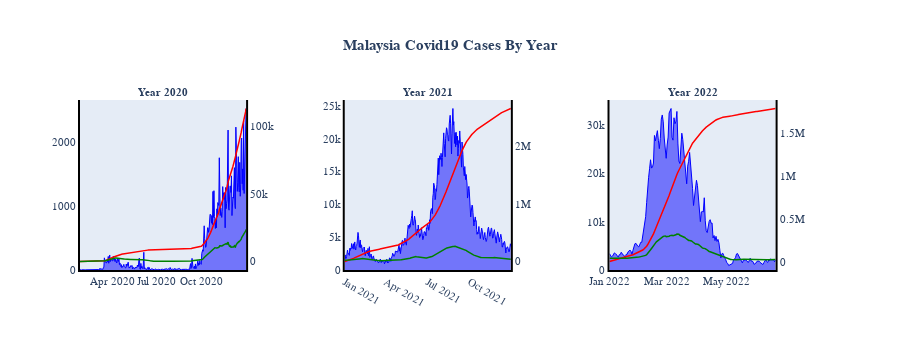

The notebook cell this image was saved under:
### Code cell
fig = make_subplots(rows=1, cols=3, specs=[[{'secondary_y': True}, {'secondary_y': True},
                                            {'secondary_y': True}]],
                    
subplot_titles=('<b>Year 2020</b>',
                '<b>Year 2021</b>',
                '<b>Year 2022</b>'))

fig.add_trace(go.Scatter(x = df_2020['date'], y = df_2020['cases_new'], 
                         fill='tozeroy',mode='lines', name = 'Daily Cases',
                         line = dict(color='blue', width=1)), secondary_y=False, row=1, col=1)
fig.add_trace(go.Scatter(x = df_2020['date'], y = df_2020['cum_2020'], name = 'Cumulative Cases',
               line = dict(color='red', width=1.5)), secondary_y=True, row=1, col=1)
fig.add_trace(go.Scatter(x = df_2020['date'], y = df_2020['cases_active'], name = 'Active Cases',
               line = dict(color='green', width=1.5)), secondary_y=True, row=1, col=1)

fig.add_trace(go.Scatter(x = df_2021['date'], y = df_2021['cases_new'], 
                         fill='tozeroy',mode='lines', name = 'Cases Daily',
                         line = dict(color='blue', width=1)), secondary_y=False, row=1, col=2)
fig.add_trace(go.Scatter(x = df_2021['date'], y = df_2021['cum_2021'], name = 'Cases',
               line = dict(color='red', width=1.5)), secondary_y=True, row=1, col=2)
fig.add_trace(go.Scatter(x = df_2021['date'], y = df_2021['cases_active'], name = 'Active Cases',
               line = dict(color='green', width=1.5)), secondary_y=True, row=1, col=2)

fig.add_trace(go.Scatter(x = df_2022['date'], y = df_2022['cases_new'], 
                         fill='tozeroy',mode='lines', name = 'Daily Cases',
                         line = dict(color='blue', width=1)), secondary_y=False, row=1, col=3)
fig.add_trace(go.Scatter(x = df_2022['date'], y = df_2022['cum_2022'], name = 'Cumulative Cases',
               line = dict(color='red', width=1.5)), secondary_y=True, row=1, col=3)
fig.add_trace(go.Scatter(x = df_2022['date'], y = df_2022['cases_active'], name = 'Active Cases',
               line = dict(color='green', width=1.5)), secondary_y=True, row=1, col=3)

fig.update_layout(title_text='<b>Malaysia Covid19 Cases By Year</b>',title_x=0.5,
                  showlegend=False,height=350)
fig.update_xaxes(title_text='')
#Update Fonts & Size
fig.update_annotations(font=dict(family="Helvetica", size=11))
fig.update_layout(font=dict(family="Helvetica", size=11))
#fig.update_layout(height=350,showlegend=False)
fig.update_xaxes(showgrid=False, zeroline=False, showline=True, linewidth=2, linecolor='black')
fig.update_yaxes(showgrid=False, zeroline=False, showline=True, linewidth=2, linecolor='black')

#Plotting the graph
fig.show()

### Figure 1 — Plotly figure (JSON) as saved in the notebook; plotly's stock layout.template omitted (floating-point values rounded to 4 significant figures; data arrays with more than 128 entries replaced by an {"elided": "..."} marker saying what was removed)
{"data": [{"fill": "tozeroy", "line": {"color": "blue", "width": 1}, "mode": "lines", "name": "Daily Cases", "type": "scatter", "x": {"elided": "342 str values"}, "xaxis": "x", "y": {"elided": "342 int values"}, "yaxis": "y"}, {"line": {"color": "red", "width": 1.5}, "name": "Cumulative Cases", "type": "scatter", "x": {"elided": "342 str values"}, "xaxis": "x", "y": {"elided": "342 int values"}, "yaxis": "y2"}, {"line": {"color": "green", "width": 1.5}, "name": "Active Cases", "type": "scatter", "x": {"elided": "342 str values"}, "xaxis": "x", "y": {"elided": "342 int values"}, "yaxis": "y2"}, {"fill": "tozeroy", "line": {"color": "blue", "width": 1}, "mode": "lines", "name": "Cases Daily", "type": "scatter", "x": {"elided": "365 str values"}, "xaxis": "x2", "y": {"elided": "365 int values"}, "yaxis": "y3"}, {"line": {"color": "red", "width": 1.5}, "name": "Cases", "type": "scatter", "x": {"elided": "365 str values"}, "xaxis": "x2", "y": {"elided": "365 int values"}, "yaxis": "y4"}, {"line": {"color": "green", "width": 1.5}, "name": "Active Cases", "type": "scatter", "x": {"elided": "365 str values"}, "xaxis": "x2", "y": {"elided": "365 int values"}, "yaxis": "y4"}, {"fill": "tozeroy", "line": {"color": "blue", "width": 1}, "mode": "lines", "name": "Daily Cases", "type": "scatter", "x": {"elided": "171 str values"}, "xaxis": "x3", "y": {"elided": "171 int values"}, "yaxis": "y5"}, {"line": {"color": "red", "width": 1.5}, "name": "Cumulative Cases", "type": "scatter", "x": {"elided": "171 str values"}, "xaxis": "x3", "y": {"elided": "171 int values"}, "yaxis": "y6"}, {"line": {"color": "green", "width": 1.5}, "name": "Active Cases", "type": "scatter", "x": {"elided": "171 str values"}, "xaxis": "x3", "y": {"elided": "171 int values"}, "yaxis": "y6"}], "layout": {"annotations": [{"font": {"family": "Helvetica", "size": 11}, "showarrow": false, "text": "<b>Year 2020</b>", "x": 0.1122, "xanchor": "center", "xref": "paper", "y": 1, "yanchor": "bottom", "yref": "paper"}, {"font": {"family": "Helvetica", "size": 11}, "showarrow": false, "text": "<b>Year 2021</b>", "x": 0.47, "xanchor": "center", "xref": "paper", "y": 1, "yanchor": "bottom", "yref": "paper"}, {"font": {"family": "Helvetica", "size": 11}, "showarrow": false, "text": "<b>Year 2022</b>", "x": 0.8278, "xanchor": "center", "xref": "paper", "y": 1, "yanchor": "bottom", "yref": "paper"}], "font": {"family": "Helvetica", "size": 11}, "height": 350, "showlegend": false, "title": {"text": "<b>Malaysia Covid19 Cases By Year</b>", "x": 0.5}, "xaxis": {"anchor": "y", "domain": [0, 0.2244], "linecolor": "black", "linewidth": 2, "showgrid": false, "showline": true, "title": {"text": ""}, "zeroline": false}, "xaxis2": {"anchor": "y3", "domain": [0.3578, 0.5822], "linecolor": "black", "linewidth": 2, "showgrid": false, "showline": true, "title": {"text": ""}, "zeroline": false}, "xaxis3": {"anchor": "y5", "domain": [0.7156, 0.94], "linecolor": "black", "linewidth": 2, "showgrid": false, "showline": true, "title": {"text": ""}, "zeroline": false}, "yaxis": {"anchor": "x", "domain": [0, 1], "linecolor": "black", "linewidth": 2, "showgrid": false, "showline": true, "zeroline": false}, "yaxis2": {"anchor": "x", "linecolor": "black", "linewidth": 2, "overlaying": "y", "showgrid": false, "showline": true, "side": "right", "zeroline": false}, "yaxis3": {"anchor": "x2", "domain": [0, 1], "linecolor": "black", "linewidth": 2, "showgrid": false, "showline": true, "zeroline": false}, "yaxis4": {"anchor": "x2", "linecolor": "black", "linewidth": 2, "overlaying": "y3", "showgrid": false, "showline": true, "side": "right", "zeroline": false}, "yaxis5": {"anchor": "x3", "domain": [0, 1], "linecolor": "black", "linewidth": 2, "showgrid": false, "showline": true, "zeroline": false}, "yaxis6": {"anchor": "x3", "linecolor": "black", "linewidth": 2, "overlaying": "y5", "showgrid": false, "showline": true, "side": "right", "zeroline": false}}}
